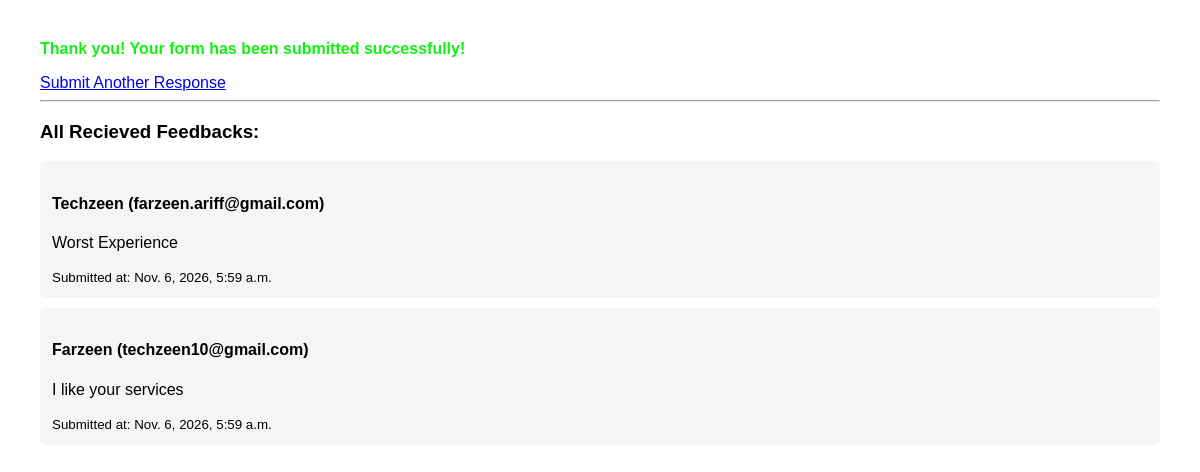
The page /feedback/success/ on the database its author committed.
### feedback/models.py (models this page shows, shortened)
class Feedback(models.Model):
    user_name = models.CharField(max_length=100)
    user_email = models.EmailField()
    message = models.TextField()
    created_at = models.DateTimeField(auto_now_add=True)

### feedback/views.py (the view)
# urls.py: path('success/', views.feedback_success, name='feedback_success'),
def feedback_success(request):
    feedbacks = Feedback.objects.all().order_by('-created_at')
    return render(request, 'feedback/success.html', {'feedbacks': feedbacks})

### feedback/templates/feedback/success.html (shortened to what this page needs)
<!DOCTYPE html>
<html lang="en">
<head>
</head>
<body>
    <p class="success-msg">Thank you! Your form has been submitted successfully!</p>
    <a href="{% url 'feedback_form' %}">Submit Another Response</a>
    <hr>
    <h3>All Recieved Feedbacks:</h3>
    {% for item in feedbacks %}
        <div class="card">
            <h4>{{ item.user_name }} ({{ item.user_email }})</h4>
            <p>{{ item.message }}</p>
            <small>Submitted at: {{ item.created_at }} </small>
        </div>
    {% empty %}
        <p>No feedback available yet!</p>
    {% endfor %}
</body>
</html>

### feedback/templates/feedback/success.html (style rules this page uses)
body { font-family: Arial, Helvetica, sans-serif; margin: 40px; }
.card { background: whitesmoke; padding: 12px; margin-bottom: 10px; border-radius: 5px; }
.success-msg { color: rgb(17, 241, 17); font-weight: bold; }

### rows shown on the page
Feedback: user_name "Techzeen", user_email "farzeen.ariff@gmail.com", message "Worst Experience", created_at "Nov. 6, 2026, 5:59 a.m."
Feedback: user_name "Farzeen", user_email "techzeen10@gmail.com", message "I like your services", created_at "Nov. 6, 2026, 5:59 a.m."
